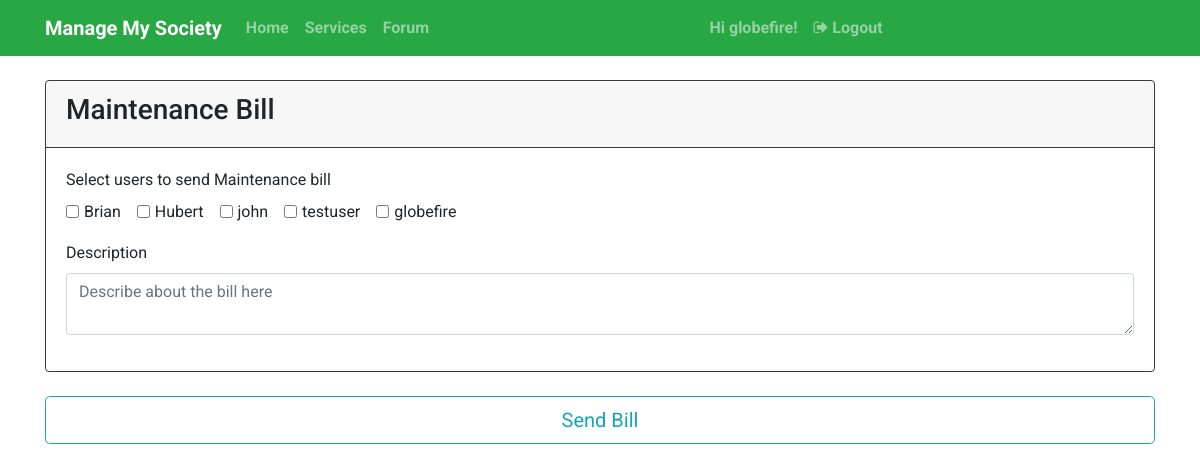
/createbill/ (signed in), run on the app's committed database.
### societies/models.py (models this page shows, shortened)
class Owner(models.Model):
    society = models.ForeignKey(SocietyDetail, on_delete=models.CASCADE)
    name = models.ForeignKey(User, on_delete=models.CASCADE)
    flat_no = models.CharField(max_length = 20, null = False)

### users/views.py (the view)
# urls.py: path('createbill/', user_views.createBill, name = 'createBill'),
@login_required
def createBill(request):
    secretary = SocietyDetail.objects.filter(secretary = request.user)
    if secretary:
        owners = Owner.objects.filter(society = secretary[0])
        return render(request, 'societies/bill.html', {'flat_owners': owners, 'society': secretary[0]})
    return render(request, 'societies/message.html',
                    {'message': 'You are not authorized for this action'})

### societies/templates/societies/bill.html (shortened to what this page needs)
{% extends 'users/base.html' %}
{% block content %}
<div class="container">
    <form method="POST" action="{% url 'sendBill' %}">
        <div class="card border-dark">
            <div class="card-header border-dark">
                <h3>Maintenance Bill</h3>
            </div>
            <div class="card-body">
               <div class="form-group">
                    <label for="for_owner">Select users to send Maintenance bill</label>
                    <br/>
                    {% for i in flat_owners %}
                            <div class="form-check-inline">
                                <input type="checkbox" class="form-check-input" name="select_user"
                                    value="{{ i.name }}" id="{{ i.name }}" />
                                <label class="form-check-label" for="{{ i.name }}">{{ i.name }}</label>
                            </div>
                    {% endfor %}
                </div>
               <div class="form-group">
                   <label for="description">Description</label>
                   <textarea class="form-control" placeholder="Describe about the bill here"
                            type="text" id="description" name="description"></textarea>
               </div>
            </div>
        </div>
        <br/>
        <input type="submit" value="Send Bill" class="btn btn-outline-info btn-block btn-lg" />
    </form>
</div>
{% endblock content %}

### users/templates/users/base.html (shortened to what this page needs)
<!DOCTYPE html>
<html>
    <head>
        <link href="https://stackpath.bootstrapcdn.com/font-awesome/4.7.0/css/font-awesome.min.css" rel="stylesheet">
        <link rel="stylesheet" href="https://maxcdn.bootstrapcdn.com/bootstrap/4.0.0/css/bootstrap.min.css">
        <link rel="stylesheet" href="http://code.jquery.com/ui/1.10.3/themes/smoothness/jquery-ui.css" />
    </head>
    <body style="font-family: 'Roboto', sans-serif;">
        <nav class="navbar sticky-top navbar-expand-lg navbar-dark bg-success" style="font-weight: bolder;">
            <div class="container">
                <a class="navbar-brand"  href="{% url 'landing' %}">Manage My Society</a>
                <div class="collapse navbar-collapse" id="navbarText" style="color: white;">
                    <div class="navbar-nav mr-auto">
                        <a class="nav-item nav-link" href="{% url 'home' %}">Home</a>
                        <a class="nav-item nav-link" href="#services">Services</a>
                        {% if user.username %}
                        <a class="nav-item nav-link" href="{% url 'forum' %}">Forum</a>
                        {% endif %}
                    </div>
                    <div class="navbar-nav mr-auto">
                        {% if user.username %}
                        <span class="nav-item nav-link">Hi {{ user.username }}!</span>
                        <a class="nav-item nav-link" href="{% url 'logout' %}">
                            <i class="fa fa-sign-out" aria-hidden="true"></i> Logout
                        </a>
                        {% else %}
                        <a class="nav-item nav-link" href="{% url 'login' %}">
                            <i class="fa fa-user-circle"></i> Login</a>
                        {% endif %}
                    </div>
                </div>
            </div>
        </nav>
        <br/>
        {% block content %} {% endblock %}
    </body>
</html>

### data on the page
Owner: name "Brian"
Owner: name "Hubert"
Owner: name "john"
Owner: name "testuser"
Owner: name "globefire"

### other printed values
{{ user.username }} "globefire"
